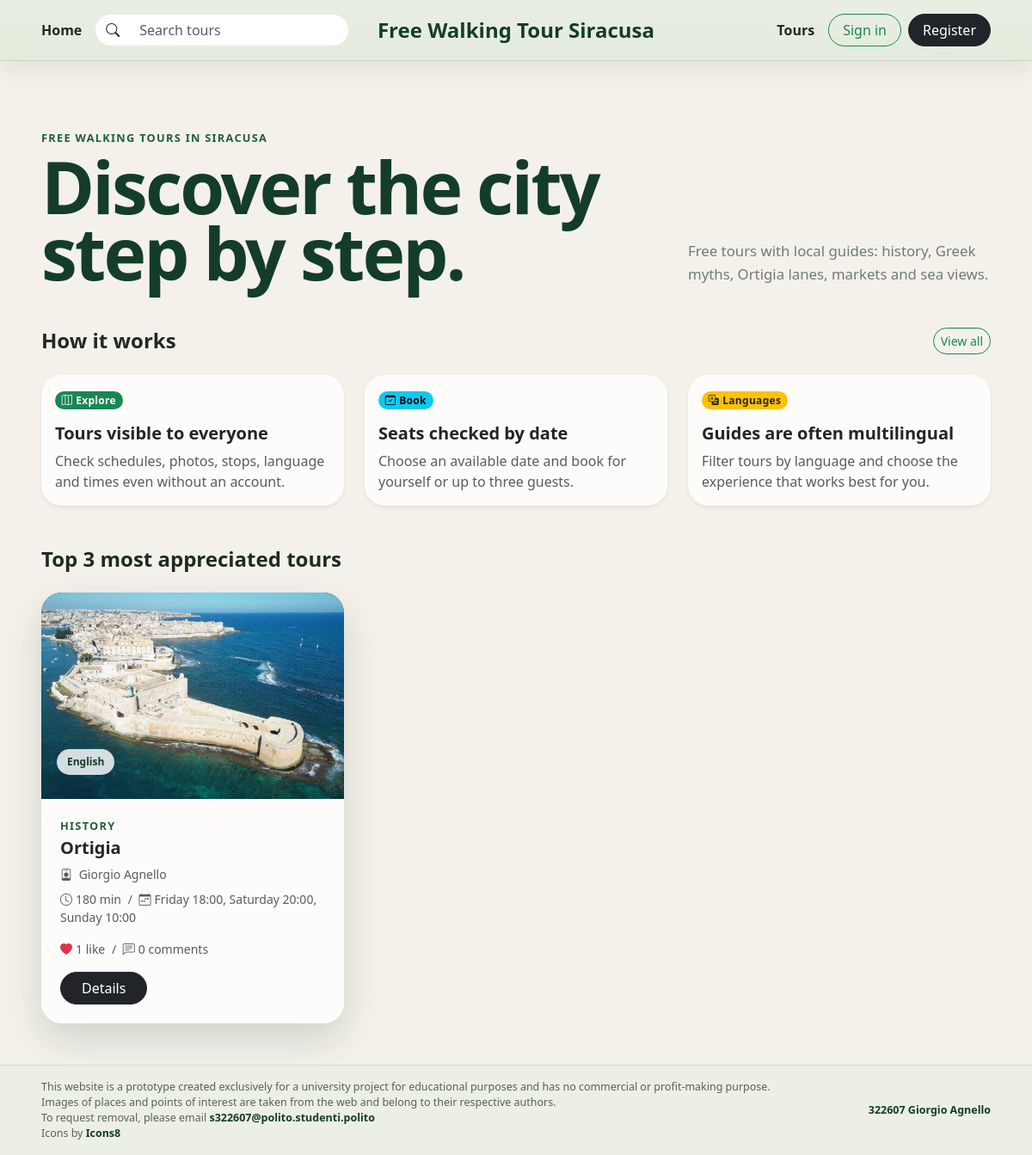
The page / on the database its author committed.
### tables this page shows
CREATE TABLE tour_photos (
    id INTEGER PRIMARY KEY AUTOINCREMENT,
    tour_id INTEGER NOT NULL,
    path TEXT NOT NULL,
    position INTEGER NOT NULL,
    FOREIGN KEY (tour_id) REFERENCES tours (id) ON DELETE CASCADE,
    UNIQUE (tour_id, position)
);

CREATE TABLE tours (
    id INTEGER PRIMARY KEY AUTOINCREMENT,
    guide_id INTEGER NOT NULL,
    title TEXT NOT NULL,
    theme TEXT NOT NULL,
    meeting_point TEXT NOT NULL,
    duration_mins INTEGER NOT NULL CHECK (duration_mins > 0),
    language TEXT NOT NULL,
    max_participants INTEGER NOT NULL CHECK (max_participants > 0),
    description TEXT NOT NULL,
    created_at TEXT NOT NULL DEFAULT CURRENT_TIMESTAMP,
    FOREIGN KEY (guide_id) REFERENCES users (id) ON DELETE CASCADE
);

CREATE TABLE users (
    id INTEGER PRIMARY KEY AUTOINCREMENT,
    first_name TEXT NOT NULL,
    last_name TEXT NOT NULL,
    email TEXT NOT NULL,
    password TEXT NOT NULL,
    role TEXT NOT NULL CHECK (role IN ('guide', 'participant')),
    languages TEXT,
    created_at TEXT NOT NULL DEFAULT CURRENT_TIMESTAMP,
    UNIQUE (email, role)
);

### app.py (the view)
@app.route("/")
def index():
    conn = get_db_connection()
    tours = sorted(
        filtered_tours(conn, {}),
        key=lambda item: (item["like_count"], item["comment_count"], item["id"]),
        reverse=True,
    )[:3]
    conn.close()
    return render_template("index.html", tours=tours)

### app.py (called while the page is built)
@app.context_processor
def inject_constants():
    return {
        "LANGUAGES": LANGUAGES,
        "WEEKDAYS": WEEKDAYS,
        "WEEKDAY_NAMES": WEEKDAY_NAMES,
        "DURATION_FILTERS": DURATION_FILTERS,
    }

def get_schedules(conn, tour_id):
    return conn.execute(
        "SELECT * FROM tour_schedule WHERE tour_id = ? ORDER BY weekday",
        (tour_id,),
    ).fetchall()

def format_schedule(schedules):
    return ", ".join(f"{WEEKDAY_NAMES[row['weekday']]} {row['start_time']}" for row in schedules)

def primary_photo(conn, tour_id):
    photo = conn.execute(
        "SELECT path FROM tour_photos WHERE tour_id = ? ORDER BY position LIMIT 1",
        (tour_id,),
    ).fetchone()
    return photo["path"] if photo else "/static/assets/img/trail-forest.jpg"

def tour_like_count(conn, tour_id):
    row = conn.execute(
        "SELECT COUNT(*) AS total FROM tour_likes WHERE tour_id = ?",
        (tour_id,),
    ).fetchone()
    return row["total"]

def tour_comment_count(conn, tour_id):
    row = conn.execute(
        "SELECT COUNT(*) AS total FROM comments WHERE tour_id = ?",
        (tour_id,),
    ).fetchone()
    return row["total"]

def current_user_liked(conn, tour_id):
    if not current_user.is_authenticated:
        return False
    row = conn.execute(
        "SELECT 1 FROM tour_likes WHERE tour_id = ? AND user_id = ?",
        (tour_id, current_user.id),
    ).fetchone()
    return row is not None

def tour_has_any_reservations(conn, tour_id):
    row = conn.execute(
        "SELECT COUNT(*) AS total FROM reservations WHERE tour_id = ?",
        (tour_id,),
    ).fetchone()
    return row["total"] > 0

def enrich_tour(conn, row, selected_date=None):
    tour = dict(row)
    tour["schedule"] = get_schedules(conn, tour["id"])
    tour["schedule_label"] = format_schedule(tour["schedule"])
    tour["primary_photo"] = primary_photo(conn, tour["id"])
    tour["can_edit"] = not tour_has_any_reservations(conn, tour["id"])
    tour["like_count"] = tour_like_count(conn, tour["id"])
    tour["comment_count"] = tour_comment_count(conn, tour["id"])
    tour["is_liked"] = current_user_liked(conn, tour["id"])
    if selected_date:
        schedule = get_schedule_for_date(conn, tour["id"], selected_date)
        tour["selected_start_time"] = schedule["start_time"] if schedule else None
        tour["selected_seats_left"] = available_places(conn, tour, selected_date) if schedule else None
    return tour

### templates/index.html
{% extends 'base.html' %}
{% block content %}
<main class="container-fluid px-3 px-lg-5 py-4 py-lg-5">
  <section class="homepage-intro mb-4 mb-lg-5">
    <div class="row align-items-end g-4">
      <div class="col-lg-8">
        <p class="section-label mb-2">Free walking tours in Siracusa</p>
        <h1 class="homepage-title mb-0">Discover the city step by step.</h1>
      </div>
      <div class="col-lg-4">
        <p class="homepage-text mb-0">
          Free tours with local guides: history, Greek myths, Ortigia lanes,
          markets and sea views.
        </p>
      </div>
    </div>
  </section>
  <section class="home-highlights mb-4 mb-lg-5" aria-labelledby="highlights-title">
    <div class="d-flex justify-content-between align-items-center mb-3 mb-lg-4">
      <h2 id="highlights-title" class="h4 fw-bold mb-0">How it works</h2>
      <a class="btn btn-sm btn-outline-success rounded-pill" href="{{ url_for('tours') }}">View all</a>
    </div>
    <div class="row row-cols-1 row-cols-md-3 g-3 g-lg-4">
      <div class="col">
        <article class="card h-100 border-0 shadow-sm">
          <div class="card-body">
            <span class="badge rounded-pill text-bg-success mb-3"><i class="bi bi-map me-1"></i>Explore</span>
            <h3 class="h5 fw-bold">Tours visible to everyone</h3>
            <p class="text-body-secondary mb-0">Check schedules, photos, stops, language and times even without an account.</p>
          </div>
        </article>
      </div>
      <div class="col">
        <article class="card h-100 border-0 shadow-sm">
          <div class="card-body">
            <span class="badge rounded-pill text-bg-info mb-3"><i class="bi bi-calendar-check me-1"></i>Book</span>
            <h3 class="h5 fw-bold">Seats checked by date</h3>
            <p class="text-body-secondary mb-0">Choose an available date and book for yourself or up to three guests.</p>
          </div>
        </article>
      </div>
      <div class="col">
        <article class="card h-100 border-0 shadow-sm">
          <div class="card-body">
            <span class="badge rounded-pill text-bg-warning text-dark mb-3"><i class="bi bi-translate me-1"></i>Languages</span>
            <h3 class="h5 fw-bold">Guides are often multilingual</h3>
            <p class="text-body-secondary mb-0">Filter tours by language and choose the experience that works best for you.</p>
          </div>
        </article>
      </div>
    </div>
  </section>
  <section aria-labelledby="tours-title">
    <div class="d-flex justify-content-between align-items-center mb-3 mb-lg-4">
      <h2 id="tours-title" class="h4 fw-bold mb-0">Top 3 most appreciated tours</h2>
    </div>
    <div class="row g-3 g-lg-4">
      {% for tour in tours %}
        <div class="col-12 col-md-6 col-xl-4">
          <article class="tour-preview-card">
            <a href="{{ url_for('tour_detail', id=tour.id) }}" class="tour-preview-media">
              <img src="{{ tour.primary_photo }}" alt="{{ tour.title }}">
              <span class="category-badge">{{ tour.language }}</span>
            </a>
            <div class="tour-preview-body">
              <p class="section-label mb-1">{{ tour.theme }}</p>
              <h3 class="h5 fw-bold mb-2">{{ tour.title }}</h3>
              <p class="small text-muted mb-2">
                <i class="bi bi-person-badge me-1"></i>
                {{ tour.guide_first_name }} {{ tour.guide_last_name }}
              </p>
              <p class="small text-muted mb-3">
                <i class="bi bi-clock me-1"></i>{{ tour.duration_mins }} min
                <span class="mx-1">/</span>
                <i class="bi bi-calendar-week me-1"></i>{{ tour.schedule_label }}
              </p>
              <p class="small text-muted mb-3">
                <i class="bi bi-heart-fill text-danger me-1"></i>{{ tour.like_count }} like
                <span class="mx-1">/</span>
                <i class="bi bi-chat-left-text me-1"></i>{{ tour.comment_count }} comments
              </p>
              <a class="btn btn-dark rounded-pill px-4" href="{{ url_for('tour_detail', id=tour.id) }}">Details</a>
            </div>
          </article>
        </div>
      {% else %}
        <div class="col">
          <p class="text-muted">No tours available right now.</p>
        </div>
      {% endfor %}
    </div>
  </section>
</main>
{% endblock %}

### static/assets/css/style.css (style rules this page uses)
:root { --brand-green: #1f5f3b; --brand-green-dark: #143d29; --page-bg: #f4f1ea; --surface: #ffffff; --text-main: #1f2a24; --soft-shadow: 0 18px 45px rgba(20, 61, 41, 0.16); }
body { display: flex; flex-direction: column; min-height: 100vh; background-color: var(--page-bg); color: var(--text-main); font-family: system-ui, -apple-system, BlinkMacSystemFont, "Segoe UI", sans-serif; }
a { text-decoration: none; }
.homepage-intro { padding-top: 24px; }
.section-label { color: var(--brand-green); font-size: 0.8rem; font-weight: 800; letter-spacing: 0.08rem; text-transform: uppercase; }
.homepage-title { max-width: 760px; font-size: clamp(2.6rem, 7vw, 5.8rem); font-weight: 850; line-height: 0.92; letter-spacing: -0.18rem; color: var(--brand-green-dark); }
.homepage-text { max-width: 460px; color: #6f7c73; font-size: 1.05rem; line-height: 1.6; }
.home-highlights .card { border-radius: 24px; background: rgba(255, 255, 255, 0.8); overflow: hidden; transition: transform 180ms ease, box-shadow 180ms ease; }
.home-highlights .badge { letter-spacing: 0.02rem; }
.category-badge { display: inline-block; margin-bottom: 10px; padding: 6px 12px; border-radius: 999px; color: var(--brand-green-dark); background-color: rgba(255, 255, 255, 0.82); font-size: 0.75rem; font-weight: 700; }
.tour-preview-card { height: 100%; overflow: hidden; border-radius: 24px; background: rgba(255, 255, 255, 0.82); box-shadow: var(--soft-shadow); }
.tour-preview-media { position: relative; display: block; height: 240px; overflow: hidden; background: var(--brand-green-dark); }
.tour-preview-media img { width: 100%; height: 100%; object-fit: cover; transition: transform 260ms ease; }
.tour-preview-media .category-badge { position: absolute; left: 18px; bottom: 18px; z-index: 2; }
.tour-preview-body { padding: 22px; }

### rows shown on the page
tour_photos: primary_photo (picture)
tours: language "English", theme "HISTORY", title "Ortigia"
users: guide_first_name "Giorgio", guide_last_name "Agnello"

### other values the page prints
{{ tour.duration_mins }} "180"
{{ tour.schedule_label }} "Friday 18:00, Saturday 20:00, Sunday 10:00"
{{ tour.like_count }} "1"
{{ tour.comment_count }} "0"
